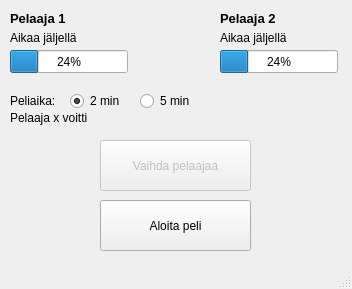
<?xml version="1.0" encoding="UTF-8"?>
<ui version="4.0">
 <class>MainWindow</class>
 <widget class="QMainWindow" name="MainWindow">
  <property name="geometry">
   <rect>
    <x>0</x>
    <y>0</y>
    <width>352</width>
    <height>289</height>
   </rect>
  </property>
  <property name="windowTitle">
   <string>Shakkikello</string>
  </property>
  <widget class="QWidget" name="centralwidget">
   <widget class="QProgressBar" name="progP1">
    <property name="geometry">
     <rect>
      <x>10</x>
      <y>50</y>
      <width>118</width>
      <height>23</height>
     </rect>
    </property>
    <property name="value">
     <number>24</number>
    </property>
   </widget>
   <widget class="QProgressBar" name="progP2">
    <property name="geometry">
     <rect>
      <x>220</x>
      <y>50</y>
      <width>118</width>
      <height>23</height>
     </rect>
    </property>
    <property name="value">
     <number>24</number>
    </property>
   </widget>
   <widget class="QLabel" name="p1Name">
    <property name="geometry">
     <rect>
      <x>10</x>
      <y>10</y>
      <width>111</width>
      <height>16</height>
     </rect>
    </property>
    <property name="font">
     <font>
      <pointsize>10</pointsize>
      <bold>true</bold>
     </font>
    </property>
    <property name="text">
     <string>Pelaaja 1</string>
    </property>
   </widget>
   <widget class="QLabel" name="p2Name">
    <property name="geometry">
     <rect>
      <x>220</x>
      <y>10</y>
      <width>111</width>
      <height>16</height>
     </rect>
    </property>
    <property name="font">
     <font>
      <pointsize>10</pointsize>
      <bold>true</bold>
     </font>
    </property>
    <property name="text">
     <string>Pelaaja 2</string>
    </property>
   </widget>
   <widget class="QLabel" name="label_3">
    <property name="geometry">
     <rect>
      <x>10</x>
      <y>30</y>
      <width>111</width>
      <height>16</height>
     </rect>
    </property>
    <property name="text">
     <string>Aikaa jäljellä</string>
    </property>
   </widget>
   <widget class="QLabel" name="label_4">
    <property name="geometry">
     <rect>
      <x>220</x>
      <y>30</y>
      <width>111</width>
      <height>16</height>
     </rect>
    </property>
    <property name="text">
     <string>Aikaa jäljellä</string>
    </property>
   </widget>
   <widget class="QLabel" name="label_5">
    <property name="geometry">
     <rect>
      <x>10</x>
      <y>90</y>
      <width>49</width>
      <height>21</height>
     </rect>
    </property>
    <property name="text">
     <string>Peliaika:</string>
    </property>
   </widget>
   <widget class="QPushButton" name="btnStartStop">
    <property name="geometry">
     <rect>
      <x>100</x>
      <y>200</y>
      <width>151</width>
      <height>51</height>
     </rect>
    </property>
    <property name="text">
     <string>Aloita peli</string>
    </property>
   </widget>
   <widget class="QPushButton" name="btnChangePlayer">
    <property name="enabled">
     <bool>false</bool>
    </property>
    <property name="geometry">
     <rect>
      <x>100</x>
      <y>140</y>
      <width>151</width>
      <height>51</height>
     </rect>
    </property>
    <property name="text">
     <string>Vaihda pelaajaa</string>
    </property>
   </widget>
   <widget class="QRadioButton" name="t1">
    <property name="geometry">
     <rect>
      <x>70</x>
      <y>90</y>
      <width>61</width>
      <height>22</height>
     </rect>
    </property>
    <property name="text">
     <string>2 min</string>
    </property>
    <property name="checked">
     <bool>true</bool>
    </property>
   </widget>
   <widget class="QRadioButton" name="t2">
    <property name="geometry">
     <rect>
      <x>140</x>
      <y>90</y>
      <width>61</width>
      <height>22</height>
     </rect>
    </property>
    <property name="text">
     <string>5 min</string>
    </property>
   </widget>
   <widget class="QLabel" name="victory">
    <property name="geometry">
     <rect>
      <x>10</x>
      <y>110</y>
      <width>331</width>
      <height>16</height>
     </rect>
    </property>
    <property name="text">
     <string>Pelaaja x voitti</string>
    </property>
   </widget>
  </widget>
  <widget class="QStatusBar" name="statusbar"/>
 </widget>
 <resources/>
 <connections/>
</ui>
